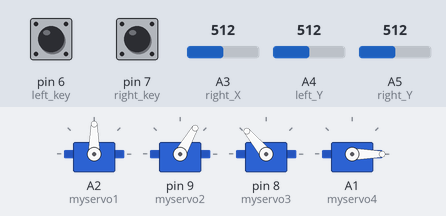
Recording of a sketch running on a simulated Arduino Uno, built with avr-gcc and run on an emulated ATmega328P. Shown: 4 × servo. The test bench sets the inputs (shaded band); at power-on: A3 (right_X) = 512, A4 (left_Y) = 512, A5 (right_Y) = 512, pin 6 (left_key) LOW, pin 7 (right_key) LOW.

Above: at 3.7 s.
3.8 s: A3 (right_X) set to 54
5.3 s: A3 (right_X) set to 46
At 5.76 s:
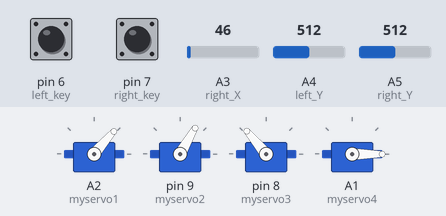
At 7.7 s:
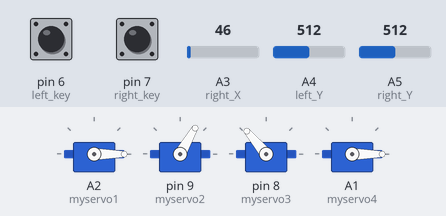
8.0 s: A4 (left_Y) set to 52
9.5 s: A4 (left_Y) set to 47
At 12.3 s:
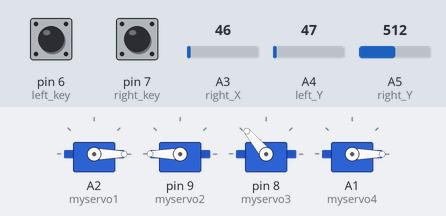
12.5 s: A5 (right_Y) set to 53
14.0 s: A5 (right_Y) set to 46
At 17.3 s:
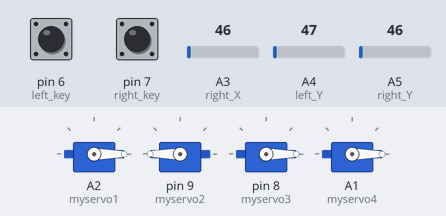
Timing chart, 0 to 18.0 s (numbered marks = the images above; inputs shaded):
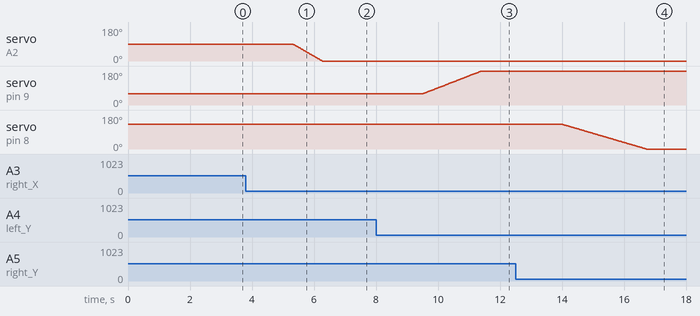

The sketch:

Project_5.ino
```cpp
#include <Servo.h>  //add Servo library file
Servo myservo1;  // create servo object to control a servo
Servo myservo2;
Servo myservo3;
Servo myservo4;

int pos1=90, pos2=60, pos3=130, pos4=0;  // define the variable of 4 servo angle,and assign the initial value (that is the boot posture angle value)


const int right_X = A3; // define the right X pin to A2
const int right_Y = A5; //define the right Y pin to A5
const int right_key = 7; // define the right key to 7(the value of Z axis)
const int left_X = A3; // define the left X pin to A3
const int left_Y = A4;  // define the left Y pin to A4
const int left_key = 6; // define the left key to 6(the value of Z axis)

int x1,y1,z1;  //define a variable to store the read Joystick value
int x2,y2,z2;

void setup()
{
  //Serial.begin(9600); //  set the baud rate to 9600

  //start up posture
  myservo1.write(pos1);
  delay(1000);
  myservo2.write(pos2);
  myservo3.write(pos3);
  myservo4.write(pos4);
  delay(1500);

  pinMode(right_key, INPUT);   // set the right/left key to INPUT
  pinMode(left_key, INPUT);
  //Serial.begin(9600); //  set baud rate to 9600
}

void loop()
{
  myservo1.attach(A2);  //set the control pin of Servo1 to A1
  myservo2.attach(9);  //set the control pin of Servo2 to A0
  myservo3.attach(8);   //set the control pin of Servo3 to D8
  myservo4.attach(A1);   //set the control pin of Servo4 to D9

  x1 = analogRead(right_X); // read the value of right X axis

  y1 = analogRead(right_Y);  // read the value of right Y axis
  z1 = digitalRead(right_key);  ////read the value of right Z axis

  x2 = analogRead(left_X);  //read the value of left X axis
  y2 = analogRead(left_Y);  //read the value of left Y axis
  z2 = digitalRead(left_key);  //read the value of left Z axis
  //delay(5);  //lower the speed overall

  //clamp claw
  claw();
  //rotate
  rotate();
  //Right Servo
  right_ser();
  //Left Servo
  left_ser();
}

//Claw
void claw()
{
    //Claw
  if(x2<50) //if push the left joystick to the right
  {
      pos4=pos4-1;  //current angle of servo 4 subtracts 1（change the value you subtract, thus change the closed speed of claw）
      //Serial.println(pos4);
      myservo4.write(pos4);  //Servo4 operates the action，claw gradually closes
      delay(5);
      if(pos4<0)  //if pos4 value subtracts to 0
      {            //（change value according to real situation）
        pos4=0;   //stop subtraction when reduce to 0
      }
   }
  if(x2>1000) ////if push the left joystick to the left
  {
      pos4=pos4+2; // current angle of servo 4 plus 2（change the value you plus, thus change the open speed of claw）

      //Serial.println(pos4);
      myservo4.write(pos4); //Servo4 operates the motion, the claw gradually opens.

      delay(5);
      if(pos4>110)  //limit the largest angle when open the claw
      {
        pos4=110;
      }
  }
}
//******************************************************
 //rotate
void rotate()
{
  if(x1<50)  // if push the right joystick to the right
  {
    pos1=pos1-1;  //pos1 subtracts 1
    myservo1.write(pos1);  //Servo1 operates the motion, the arm turns right.
    delay(5);
    if(pos1<1)   //limit the angle when turn right
    {
      pos1=1;
    }
  }
  if(x1>1000)  // if push the right joystick to the left
  {
    pos1=pos1+1;  //pos1 plus 1
    myservo1.write(pos1);  //arm turns left
    delay(5);
    if(pos1>180)  //limit the angle when turn left
    {
      pos1=180;
    }
  }
}

//**********************************************************/
//Right Servo
void right_ser()
{
    if(y1<50) //if push the right joystick backward
  {
    pos3=pos3-1;
    myservo3.write(pos3); //the joystick of right Servo swings backward
    delay(5);
    if(pos3<0)  //limit the angle
    {
      pos3=0;
    }
  }
  if(y1>1000)  // if push the right joystick forward
  {
    pos3=pos3+1;
    myservo3.write(pos3);  //the joystick of right Servo swings forward
    delay(5);
    if(pos3>180)  //limit the angle when go down
    {
      pos3=180;
    }
  }
}

//*************************************************************/
//Left Servo
void left_ser()
{
  if(y2<50)  //if push the left joystick backward
  {
    pos2=pos2+1;
    myservo2.write(pos2);  //the joystick of left Servo swings backward
    delay(5);
    if(pos2>180)   // limit the retracted angle
    {
      pos2=180;
    }
  }

  if(y2>1000)  //if push the left joystick forward
  {
    pos2=pos2-1;
    myservo2.write(pos2);  //the joystick of left Servo swings forward
    delay(5);
    if(pos2<35)  // Limit the the stretched angle
    {
      pos2=35;
    }
  }

}
```

Serial_prints.ino
```cpp
int Serial_print(int x1, int y1, int z1, int x2, int y2, int z2){

  Serial.println("**********right**********");
  Serial.print("right_X = "); // on the serial monitor, print out right_X =
  Serial.print(x1 ,DEC); // print out the value of right X and line wrap
  Serial.print("  ");
  Serial.print("right_Y = ");
  Serial.print(y1 ,DEC);
  Serial.print("  ");
  Serial.print("right_key = ");
  Serial.print(z1 ,DEC);
  Serial.print(" ||| ");
  Serial.println("*********left***********");
  Serial.print("left_X = ");
  Serial.print(x2 ,DEC);
  Serial.print("  ");
  Serial.print("left_Y = ");
  Serial.print(y2 ,DEC);
  Serial.print("  ");
  Serial.print("left_key = ");
  Serial.println(z2 ,DEC);
}
```

Measured:
- the behaviour switches between 50 and 49 on A3 (right_X) (found by bisection; images 0 and 1)
- the behaviour switches between 50 and 49 on A4 (left_Y) (found by bisection; images 2 and 3)
- the behaviour switches between 50 and 49 on A5 (right_Y) (found by bisection; images 3 and 4)
- after the input at 3.8 s, every drawn part: stays the same
- after the input at 5.3 s, servo on A2 (myservo1): moves from 90° to 0° over 0.96 s, starting at once
- after the input at 8.0 s, every drawn part: stays the same
- after the input at 9.5 s, servo on pin 9 (myservo2): moves from 60° to 180° over 1.9 s, starting at once
- after the input at 12.5 s, every drawn part: stays the same
- after the input at 14.0 s, servo on pin 8 (myservo3): moves from 130° to 0° over 2.7 s, starting at once
